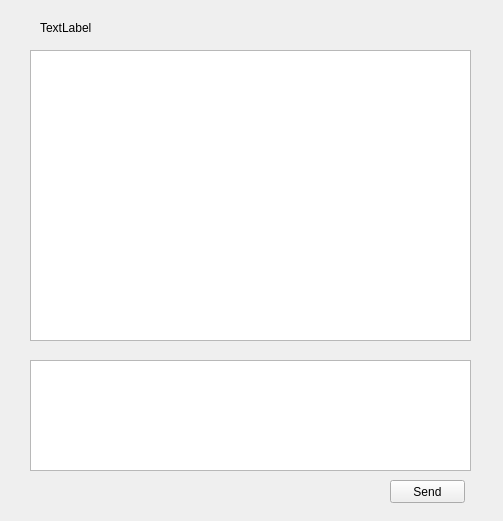
<?xml version="1.0" encoding="UTF-8"?>
<ui version="4.0">
 <class>MessageBox</class>
 <widget class="QWidget" name="MessageBox">
  <property name="geometry">
   <rect>
    <x>0</x>
    <y>0</y>
    <width>503</width>
    <height>521</height>
   </rect>
  </property>
  <property name="windowTitle">
   <string>Form</string>
  </property>
  <widget class="QTextEdit" name="msgtextEdit">
   <property name="geometry">
    <rect>
     <x>30</x>
     <y>360</y>
     <width>441</width>
     <height>111</height>
    </rect>
   </property>
  </widget>
  <widget class="QListView" name="listView">
   <property name="geometry">
    <rect>
     <x>30</x>
     <y>50</y>
     <width>441</width>
     <height>291</height>
    </rect>
   </property>
  </widget>
  <widget class="QPushButton" name="sendpushButton">
   <property name="geometry">
    <rect>
     <x>390</x>
     <y>480</y>
     <width>75</width>
     <height>23</height>
    </rect>
   </property>
   <property name="text">
    <string>Send</string>
   </property>
  </widget>
  <widget class="QLabel" name="frdlabel">
   <property name="geometry">
    <rect>
     <x>40</x>
     <y>20</y>
     <width>431</width>
     <height>16</height>
    </rect>
   </property>
   <property name="text">
    <string>TextLabel</string>
   </property>
  </widget>
 </widget>
 <resources/>
 <connections/>
</ui>
